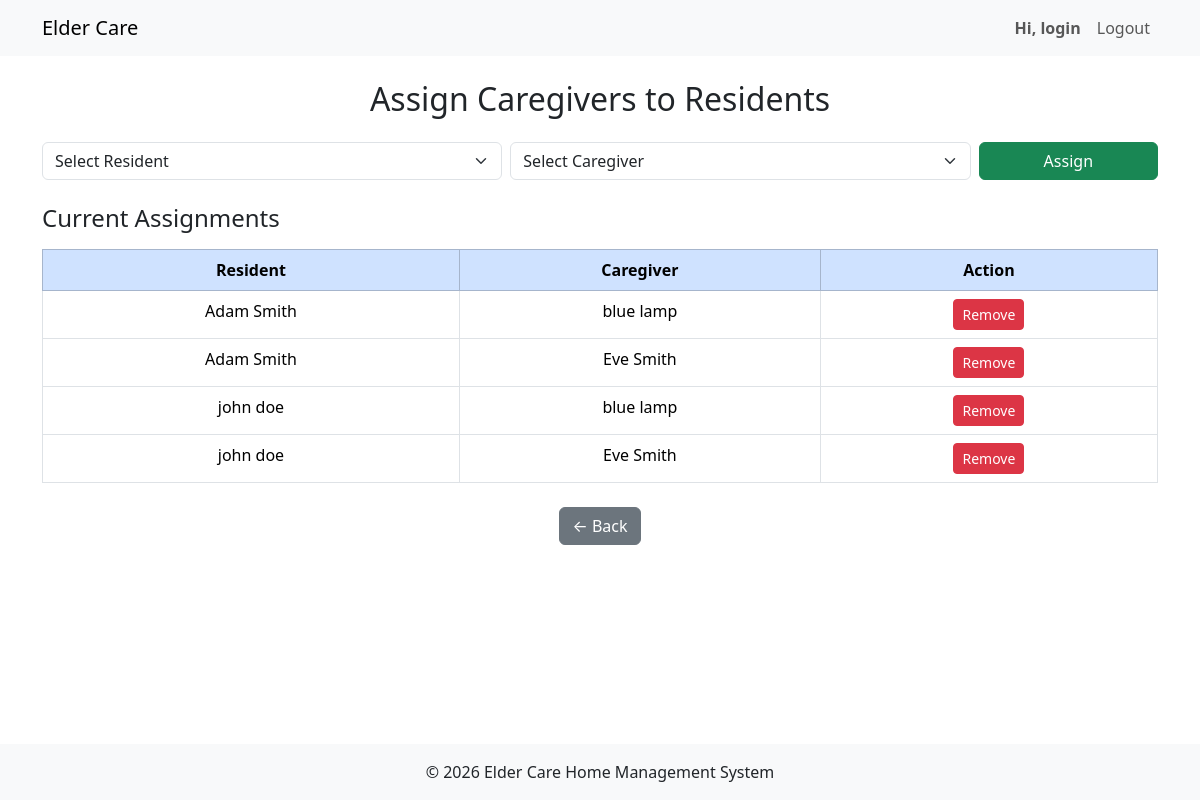
The page /admin/assign_caregivers.php (signed in) on the database its author committed.
### tables this page shows
CREATE TABLE `assignment` (
  `assignmentID` int(10) UNSIGNED NOT NULL,
  `residentSIN` int(10) UNSIGNED NOT NULL,
  `empID` int(10) UNSIGNED NOT NULL
);

CREATE TABLE `resident` (
  `residentSIN` varchar(9) NOT NULL,
  `user_id` int(11) NOT NULL,
  `DoB` date DEFAULT NULL,
  `phone` varchar(15) DEFAULT NULL,
  `profilePhoto` text DEFAULT NULL,
  `ECname` text DEFAULT NULL,
  `ECphone` varchar(15) DEFAULT NULL,
  `ECemail` text DEFAULT NULL,
  `fname` varchar(50) DEFAULT NULL,
  `lname` varchar(50) DEFAULT NULL
);

CREATE TABLE `caregiver` (
  `empID` int(8) UNSIGNED NOT NULL,
  `user_id` int(11) NOT NULL,
  `phone` varchar(15) DEFAULT NULL,
  `fname` varchar(50) DEFAULT NULL,
  `lname` varchar(50) DEFAULT NULL
);

### admin/assign_caregivers.php (the view, shortened to what this page needs)
<?php
include '../includes/header.php';
$conn->prepare("
    DELETE a FROM assignment a
    JOIN resident r ON a.residentSIN = r.residentSIN
    JOIN users u ON r.user_id = u.user_id
    JOIN user_status us ON u.user_id = us.user_id
    WHERE us.status = 'suspended'
")->execute();
$conn->prepare("
    DELETE a FROM assignment a
    JOIN caregiver c ON a.empID = c.empID
    JOIN users u ON c.user_id = u.user_id
    JOIN user_status us ON u.user_id = us.user_id
    WHERE us.status = 'suspended'
")->execute();
$assignments = $conn->query("
    SELECT
        a.residentSIN,
        a.empID,
        r.fname AS r_fname,
        r.lname AS r_lname,
        c.fname AS c_fname,
        c.lname AS c_lname
    FROM assignment a
    JOIN resident r ON a.residentSIN = r.residentSIN
    JOIN caregiver c ON a.empID = c.empID
    JOIN users ur ON r.user_id = ur.user_id
    LEFT JOIN user_status usr ON ur.user_id = usr.user_id
    JOIN users uc ON c.user_id = uc.user_id
    LEFT JOIN user_status usc ON uc.user_id = usc.user_id
    WHERE COALESCE(usr.status,'active') = 'active'
      AND COALESCE(usc.status,'active') = 'active'
    ORDER BY r.fname
")->fetchAll();
?>
<div class="container py-4">
    <h2 class="mb-4 text-center">Assign Caregivers to Residents</h2>
    <form method="POST" class="row g-2 mb-4">
        <div class="col-md-5">
            <select name="residentSIN" class="form-select" required>
                <option value="">Select Resident</option>
            </select>
        </div>
        <div class="col-md-5">
            <select name="empID" class="form-select" required>
                <option value="">Select Caregiver</option>
            </select>
        </div>
        <div class="col-md-2">
            <button type="submit" name="assign" class="btn btn-success w-100">
                Assign
            </button>
        </div>
    </form>
    <h4 class="mb-3">Current Assignments</h4>
    <table class="table table-bordered text-center">
        <thead class="table-primary">
            <tr>
                <th>Resident</th>
                <th>Caregiver</th>
                <th>Action</th>
            </tr>
        </thead>
        <tbody>
        <?php if (count($assignments) === 0): ?>
            <tr><td colspan="3">No assignments yet.</td></tr>
        <?php else: ?>
            <?php foreach ($assignments as $a): ?>
            <tr>
                <td><?= htmlspecialchars($a['r_fname'].' '.$a['r_lname']) ?></td>
                <td><?= htmlspecialchars($a['c_fname'].' '.$a['c_lname']) ?></td>
                <td>
                    <form method="POST">
                        <button type="submit" name="remove" class="btn btn-danger btn-sm">
                            Remove
                        </button>
                    </form>
                </td>
            </tr>
            <?php endforeach; ?>
        <?php endif; ?>
        </tbody>
    </table>
    <div class="text-center mt-4">
        <a href="dashboard.php" class="btn btn-secondary">← Back</a>
    </div>
</div>
<?php include '../includes/footer.php'; ?>

### rows shown on the page
assignment: resident.fname+lname "Adam Smith", empID.lname "blue lamp"
assignment: resident.fname+lname "Adam Smith", empID.lname "Eve Smith"
assignment: resident.fname+lname "john doe", empID.lname "blue lamp"
assignment: resident.fname+lname "john doe", empID.lname "Eve Smith"

### other values the page prints
$username "login"
